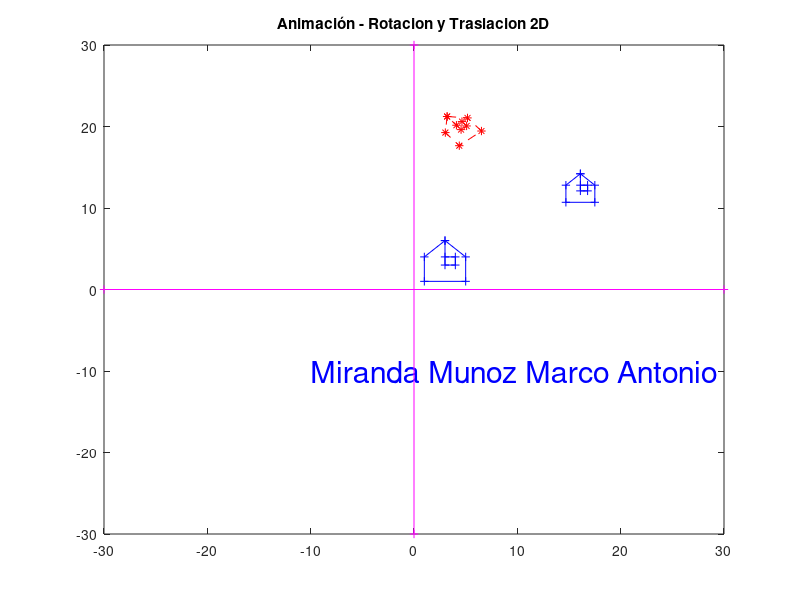

MATLAB code for this plot:
clc         #Limpia "Ventana de comandos"
clear all   #Limpia "Espacio de trabajo"
#close all  #Cierra las Ventanas abiertas
#format rat
format short
output_precision(2) # utilizar 2 decimales
#Miranda Munoz Marco Antonio
disp("Miranda Munoz Marco Antonio")
# Miranda Munoz Marco Antonio
#***********************************
P1 = [ 3  5  5
       6  4  1
       1  1  1 ];
P2 = [ 1  1  3
       1  4  6
       1  1  1 ];
P3 = [ 3  4  4  3
       3  3  4  4
       1  1  1  1 ];

P = [ P1 P2 P3 ];

# Ajustar el tamaño inicial de la casa
Sx = 0.7;
Sy = 0.7;
S = [ Sx  0    0
      0  Sy    0
      0   0    1 ];

# Ajustar la posición inicial de la casa
Tx = 14;
Ty = 10;
T = [ 1  0   Tx
      0  1   Ty
      0  0    1 ];

# Aplicar las 2 transformaciones anteriores
P0 = P;
P = T*S*P;

#***********************************
# Comienza el proceso de animaci�n
#***********************************
#Miranda Munoz Marco Antonio

# Matriz de desplazamiento de la animación
Tx = -0.5;
Ty = -0.4;
T = [ 1  0   Tx
      0  1   Ty
      0  0    1 ]

# Matriz de rotación de la animación
alfa = 4
R = [ cosd(alfa)  -sind(alfa)   0
      sind(alfa)   cosd(alfa)   0
         0          0           1 ]

#***********************************
figure(1)
dx = 30;
dy = 30;
Pp = P;
for i=1:100;  # 100 ciclos
  Pp = R*Pp;

  hold off
  plot(P0(1,:), P0(2,:), "-+b")
  hold on
  plot(P(1,:), P(2,:), "-+b")
  axis( [-dx  dx  -dy  dy] )
  plot(Pp(1,:), Pp(2,:), "--*r")
  ##############
  title("Animación - Rotacion y Traslacion 2D")
  text(-10, -10, "Miranda Munoz Marco Antonio",
               "fontsize", 22, "color", "b")
  # Eje X
  Ex = [ -dx   dx
           0    0
           1    1 ];
  plot(Ex(1,:), Ex(2,:), "-+m")
  # Eje Y
  Ey = [   0    0
         -dy   dy
           1    1 ];
  plot(Ey(1,:), Ey(2,:), "-+m")
  ##############
  pause(0.025)
end;
#***********************************
# Miranda Munoz Marco Antonio

Puntos_Pp = Pp(:,1:4);
